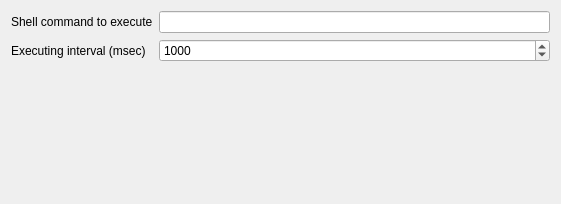
<?xml version="1.0" encoding="UTF-8"?>
<ui version="4.0">
 <class>Form</class>
 <widget class="QWidget" name="Form">
  <property name="geometry">
   <rect>
    <x>0</x>
    <y>0</y>
    <width>561</width>
    <height>204</height>
   </rect>
  </property>
  <property name="windowTitle">
   <string>Form</string>
  </property>
  <property name="windowIcon">
   <iconset resource="resources.qrc">
    <normaloff>:/icon.png</normaloff>:/icon.png</iconset>
  </property>
  <layout class="QFormLayout" name="formLayout">
   <item row="0" column="0">
    <widget class="QLabel" name="label">
     <property name="text">
      <string>Shell command to execute</string>
     </property>
    </widget>
   </item>
   <item row="0" column="1">
    <widget class="QLineEdit" name="kcfg_command"/>
   </item>
   <item row="1" column="1">
    <widget class="QSpinBox" name="kcfg_interval">
     <property name="minimum">
      <number>100</number>
     </property>
     <property name="maximum">
      <number>20000</number>
     </property>
     <property name="singleStep">
      <number>100</number>
     </property>
     <property name="value">
      <number>1000</number>
     </property>
    </widget>
   </item>
   <item row="1" column="0">
    <widget class="QLabel" name="label_2">
     <property name="text">
      <string>Executing interval (msec)</string>
     </property>
    </widget>
   </item>
  </layout>
 </widget>
 <resources>
  <include location="resources.qrc"/>
 </resources>
 <connections/>
</ui>
